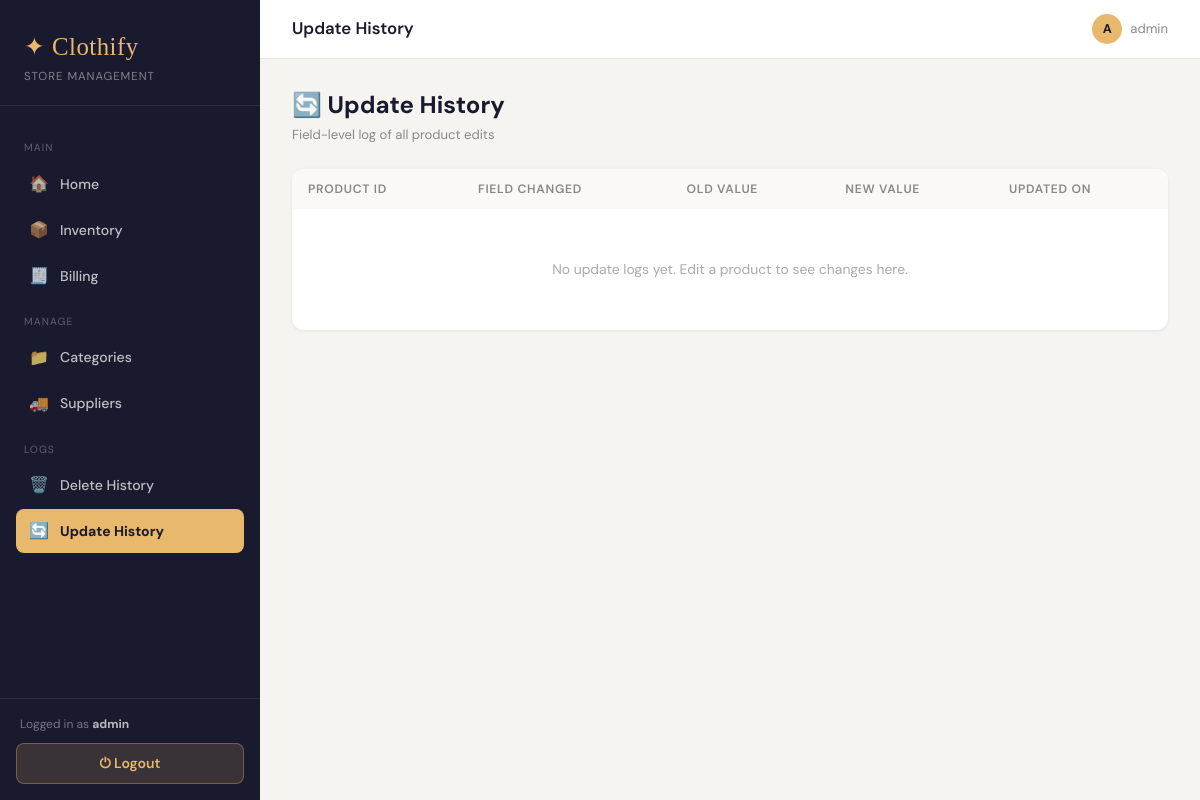
Page /products/updates (signed in) on the earlier database version.
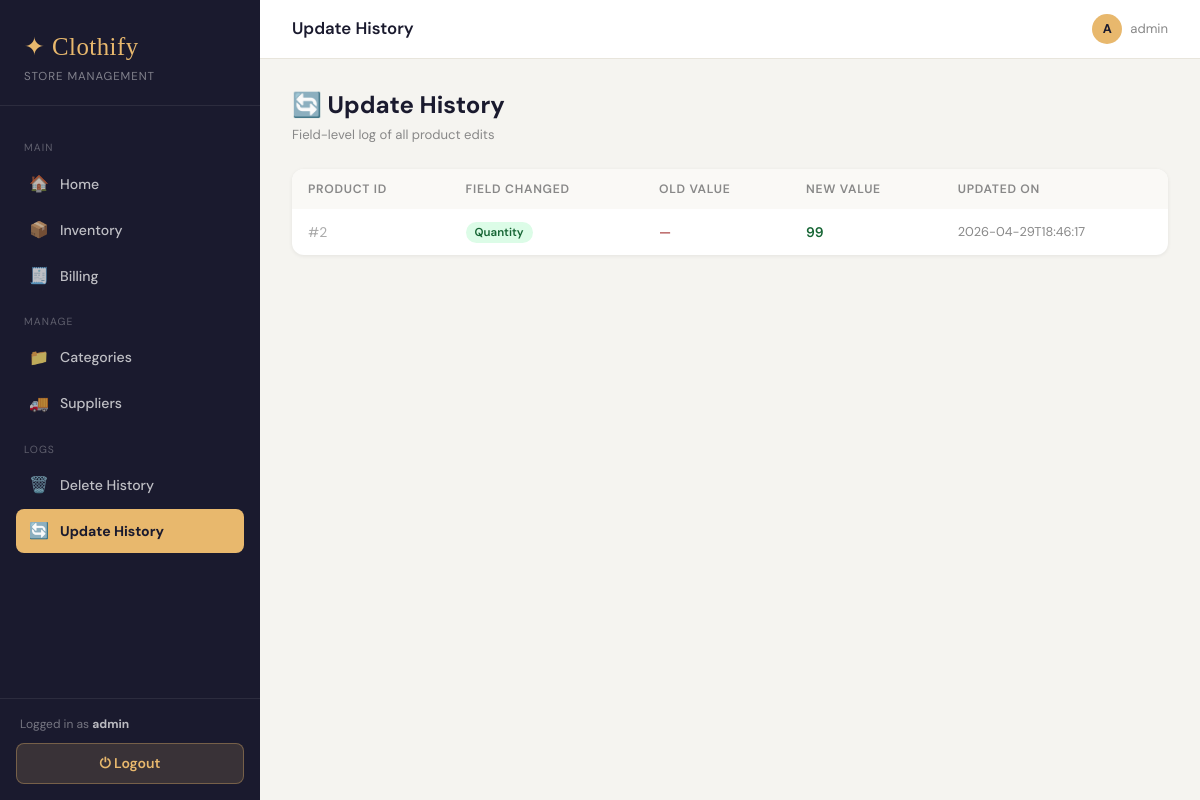
Same page on the later database version.
### tables this page shows
CREATE TABLE Product_Update_Log (
            id         INTEGER PRIMARY KEY AUTOINCREMENT,
            product_id INTEGER,
            field_name TEXT,
            old_value  TEXT,
            new_value  TEXT,
            updated_on TEXT DEFAULT (datetime('now'))
        );

### app.py (the view)
@app.route("/products/updates")
@login_required
def updated_products():
    conn = get_conn(); cur = conn.cursor()
    cur.execute("SELECT * FROM Product_Update_Log ORDER BY updated_on DESC")
    logs = rows_to_dicts(cur); conn.close()
    return render_template("updated_products.html", logs=logs)

### app.py (called while the page is built)
def get_conn():
    conn = sqlite3.connect(DB_PATH)
    conn.row_factory = sqlite3.Row
    conn.execute("PRAGMA foreign_keys = ON")
    return conn

def rows_to_dicts(cursor):
    return [dict(row) for row in cursor.fetchall()]

@app.context_processor
def inject_globals():
    user = session.get("user")
    session_user = {"username": user} if user else None
    return {"now": datetime.utcnow, "session_user": session_user, "current_year": datetime.utcnow().year}

def login_required(fn):
    @functools.wraps(fn)
    def wrapper(*args, **kwargs):
        if not session.get("user"):
            return redirect(url_for("login"))
        return fn(*args, **kwargs)
    return wrapper

### templates/updated_products.html
{% extends "base.html" %}
{% block page_title %}Update History{% endblock %}
{% block content %}
<div style="margin-bottom:24px;">
  <h2 style="font-size:1.5rem;font-weight:700;color:#1a1a2e;">🔄 Update History</h2>
  <p style="font-size:.82rem;color:#888;margin-top:2px;">Field-level log of all product edits</p>
</div>
<div class="card">
  <div style="overflow-x:auto;">
    <table>
      <thead>
        <tr>
          <th>Product ID</th>
          <th>Field Changed</th>
          <th>Old Value</th>
          <th>New Value</th>
          <th>Updated On</th>
        </tr>
      </thead>
      <tbody>
        {% for row in logs %}
        <tr>
          <td style="color:#aaa;">#{{ row.product_id }}</td>
          <td>
            <span class="badge badge-green" style="text-transform:capitalize;">{{ row.field_name }}</span>
          </td>
          <td style="color:#991b1b;">{{ row.old_value or '—' }}</td>
          <td style="color:#166534;font-weight:600;">{{ row.new_value or '—' }}</td>
          <td style="font-size:.8rem;color:#888;">{{ row.updated_on[:19] if row.updated_on else '—' }}</td>
        </tr>
        {% else %}
        <tr><td colspan="5" style="text-align:center;padding:50px;color:#aaa;">No update logs yet. Edit a product to see changes here.</td></tr>
        {% endfor %}
      </tbody>
    </table>
  </div>
</div>
{% endblock %}

Differences in the rows shown:
added Product_Update_Log: product_id "2", field_name "Quantity", old_value "—", new_value "99", updated_on "2026-04-29T18:46:17"
Other differences:
text no longer shown: "No update logs yet. Edit a product to see changes here."
